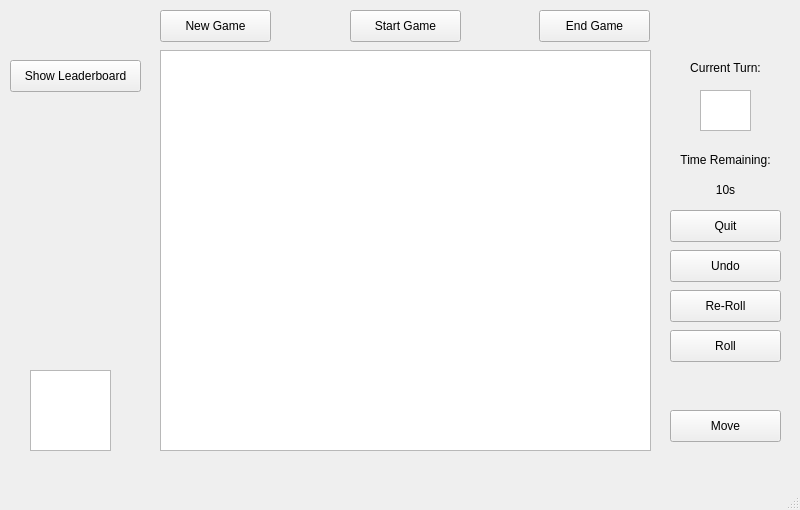
<?xml version="1.0" encoding="UTF-8"?>
<ui version="4.0">
 <class>MainWindow</class>
 <widget class="QMainWindow" name="MainWindow">
  <property name="geometry">
   <rect>
    <x>0</x>
    <y>0</y>
    <width>800</width>
    <height>510</height>
   </rect>
  </property>
  <property name="windowTitle">
   <string>MainWindow</string>
  </property>
  <widget class="QWidget" name="centralwidget">
   <widget class="QGraphicsView" name="mainView">
    <property name="geometry">
     <rect>
      <x>160</x>
      <y>50</y>
      <width>491</width>
      <height>401</height>
     </rect>
    </property>
   </widget>
   <widget class="QLabel" name="turnLabel">
    <property name="geometry">
     <rect>
      <x>680</x>
      <y>60</y>
      <width>91</width>
      <height>16</height>
     </rect>
    </property>
    <property name="layoutDirection">
     <enum>Qt::LeftToRight</enum>
    </property>
    <property name="text">
     <string>Current Turn:</string>
    </property>
    <property name="alignment">
     <set>Qt::AlignCenter</set>
    </property>
   </widget>
   <widget class="QPushButton" name="startGameButton">
    <property name="geometry">
     <rect>
      <x>350</x>
      <y>10</y>
      <width>111</width>
      <height>32</height>
     </rect>
    </property>
    <property name="text">
     <string>Start Game</string>
    </property>
   </widget>
   <widget class="QPushButton" name="newGameButton">
    <property name="geometry">
     <rect>
      <x>160</x>
      <y>10</y>
      <width>111</width>
      <height>32</height>
     </rect>
    </property>
    <property name="text">
     <string>New Game</string>
    </property>
   </widget>
   <widget class="QPushButton" name="endGameButton">
    <property name="geometry">
     <rect>
      <x>539</x>
      <y>10</y>
      <width>111</width>
      <height>32</height>
     </rect>
    </property>
    <property name="text">
     <string>End Game</string>
    </property>
   </widget>
   <widget class="QGraphicsView" name="homeView">
    <property name="geometry">
     <rect>
      <x>30</x>
      <y>370</y>
      <width>81</width>
      <height>81</height>
     </rect>
    </property>
   </widget>
   <widget class="QPushButton" name="quitGameButton">
    <property name="geometry">
     <rect>
      <x>670</x>
      <y>210</y>
      <width>111</width>
      <height>32</height>
     </rect>
    </property>
    <property name="text">
     <string>Quit</string>
    </property>
   </widget>
   <widget class="QPushButton" name="reRollButton">
    <property name="geometry">
     <rect>
      <x>670</x>
      <y>290</y>
      <width>111</width>
      <height>32</height>
     </rect>
    </property>
    <property name="text">
     <string>Re-Roll</string>
    </property>
   </widget>
   <widget class="QPushButton" name="RollButton">
    <property name="geometry">
     <rect>
      <x>670</x>
      <y>330</y>
      <width>111</width>
      <height>32</height>
     </rect>
    </property>
    <property name="text">
     <string>Roll</string>
    </property>
   </widget>
   <widget class="QPushButton" name="moveButton">
    <property name="geometry">
     <rect>
      <x>670</x>
      <y>410</y>
      <width>111</width>
      <height>32</height>
     </rect>
    </property>
    <property name="text">
     <string>Move</string>
    </property>
   </widget>
   <widget class="QLabel" name="timeLabel">
    <property name="geometry">
     <rect>
      <x>670</x>
      <y>150</y>
      <width>111</width>
      <height>20</height>
     </rect>
    </property>
    <property name="layoutDirection">
     <enum>Qt::LeftToRight</enum>
    </property>
    <property name="text">
     <string>Time Remaining:</string>
    </property>
    <property name="alignment">
     <set>Qt::AlignCenter</set>
    </property>
   </widget>
   <widget class="QLabel" name="rollChange">
    <property name="geometry">
     <rect>
      <x>670</x>
      <y>360</y>
      <width>111</width>
      <height>51</height>
     </rect>
    </property>
    <property name="layoutDirection">
     <enum>Qt::LeftToRight</enum>
    </property>
    <property name="text">
     <string/>
    </property>
    <property name="scaledContents">
     <bool>false</bool>
    </property>
    <property name="alignment">
     <set>Qt::AlignCenter</set>
    </property>
   </widget>
   <widget class="QLabel" name="timeChange">
    <property name="geometry">
     <rect>
      <x>670</x>
      <y>180</y>
      <width>111</width>
      <height>20</height>
     </rect>
    </property>
    <property name="layoutDirection">
     <enum>Qt::LeftToRight</enum>
    </property>
    <property name="text">
     <string>10s</string>
    </property>
    <property name="alignment">
     <set>Qt::AlignCenter</set>
    </property>
   </widget>
   <widget class="QGraphicsView" name="currentTurnView">
    <property name="geometry">
     <rect>
      <x>700</x>
      <y>90</y>
      <width>51</width>
      <height>41</height>
     </rect>
    </property>
   </widget>
   <widget class="QPushButton" name="undoButton">
    <property name="geometry">
     <rect>
      <x>670</x>
      <y>250</y>
      <width>111</width>
      <height>32</height>
     </rect>
    </property>
    <property name="text">
     <string>Undo</string>
    </property>
   </widget>
   <widget class="QPushButton" name="showLeaderboard">
    <property name="geometry">
     <rect>
      <x>10</x>
      <y>60</y>
      <width>131</width>
      <height>32</height>
     </rect>
    </property>
    <property name="text">
     <string>Show Leaderboard</string>
    </property>
   </widget>
  </widget>
  <widget class="QStatusBar" name="statusbar"/>
 </widget>
 <resources/>
 <connections/>
</ui>
